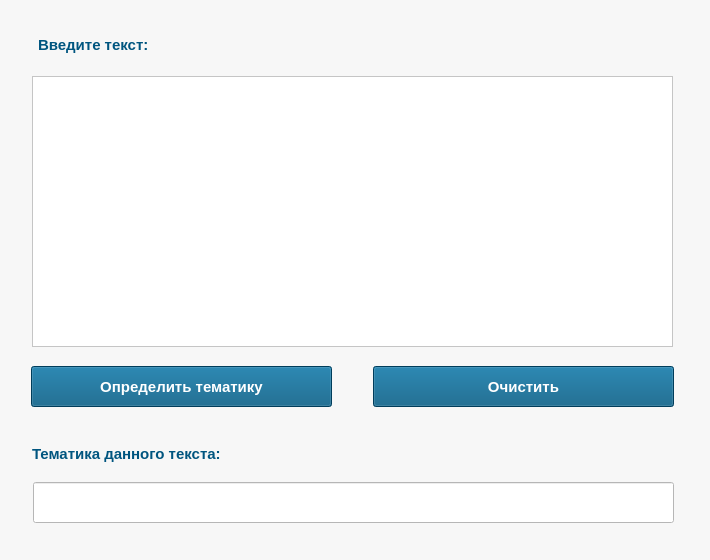
<?xml version="1.0" encoding="UTF-8"?>
<ui version="4.0">
 <class>MainWindow</class>
 <widget class="QMainWindow" name="MainWindow">
  <property name="enabled">
   <bool>true</bool>
  </property>
  <property name="geometry">
   <rect>
    <x>0</x>
    <y>0</y>
    <width>710</width>
    <height>560</height>
   </rect>
  </property>
  <property name="sizePolicy">
   <sizepolicy hsizetype="Preferred" vsizetype="Preferred">
    <horstretch>0</horstretch>
    <verstretch>0</verstretch>
   </sizepolicy>
  </property>
  <property name="minimumSize">
   <size>
    <width>710</width>
    <height>560</height>
   </size>
  </property>
  <property name="maximumSize">
   <size>
    <width>710</width>
    <height>560</height>
   </size>
  </property>
  <property name="windowTitle">
   <string>Классификатор текста</string>
  </property>
  <property name="styleSheet">
   <string notr="true">color: rgb(0, 85, 127);

background-color: rgb(247, 247, 247);</string>
  </property>
  <widget class="QWidget" name="centralwidget">
   <widget class="QLabel" name="label1">
    <property name="geometry">
     <rect>
      <x>38</x>
      <y>29</y>
      <width>381</width>
      <height>31</height>
     </rect>
    </property>
    <property name="sizePolicy">
     <sizepolicy hsizetype="Preferred" vsizetype="Preferred">
      <horstretch>0</horstretch>
      <verstretch>0</verstretch>
     </sizepolicy>
    </property>
    <property name="font">
     <font>
      <pointsize>11</pointsize>
      <weight>75</weight>
      <bold>true</bold>
     </font>
    </property>
    <property name="text">
     <string>Введите текст:</string>
    </property>
   </widget>
   <widget class="QLabel" name="label2">
    <property name="geometry">
     <rect>
      <x>32</x>
      <y>438</y>
      <width>401</width>
      <height>31</height>
     </rect>
    </property>
    <property name="font">
     <font>
      <pointsize>11</pointsize>
      <weight>75</weight>
      <bold>true</bold>
     </font>
    </property>
    <property name="text">
     <string>Тематика данного текста:</string>
    </property>
   </widget>
   <widget class="QLineEdit" name="LineEdit">
    <property name="geometry">
     <rect>
      <x>33</x>
      <y>482</y>
      <width>641</width>
      <height>41</height>
     </rect>
    </property>
    <property name="font">
     <font>
      <pointsize>10</pointsize>
     </font>
    </property>
    <property name="styleSheet">
     <string notr="true">background-color: rgb(255, 255, 255);
color: rgb(68, 68, 68);</string>
    </property>
    <property name="readOnly">
     <bool>true</bool>
    </property>
   </widget>
   <widget class="QPushButton" name="Button1">
    <property name="geometry">
     <rect>
      <x>31</x>
      <y>366</y>
      <width>301</width>
      <height>41</height>
     </rect>
    </property>
    <property name="font">
     <font>
      <pointsize>11</pointsize>
      <weight>75</weight>
      <bold>true</bold>
     </font>
    </property>
    <property name="styleSheet">
     <string notr="true">color: rgb(255, 255, 255);
background-color: rgb(0, 85, 127)</string>
    </property>
    <property name="text">
     <string>Определить тематику</string>
    </property>
   </widget>
   <widget class="QPushButton" name="Button2">
    <property name="geometry">
     <rect>
      <x>373</x>
      <y>366</y>
      <width>301</width>
      <height>41</height>
     </rect>
    </property>
    <property name="font">
     <font>
      <pointsize>11</pointsize>
      <weight>75</weight>
      <bold>true</bold>
     </font>
    </property>
    <property name="styleSheet">
     <string notr="true">color: rgb(255, 255, 255);
background-color: rgb(0, 85, 127)
</string>
    </property>
    <property name="text">
     <string>Очистить</string>
    </property>
   </widget>
   <widget class="QPlainTextEdit" name="TextEdit">
    <property name="geometry">
     <rect>
      <x>32</x>
      <y>76</y>
      <width>641</width>
      <height>271</height>
     </rect>
    </property>
    <property name="font">
     <font>
      <pointsize>10</pointsize>
     </font>
    </property>
    <property name="styleSheet">
     <string notr="true">background-color: rgb(255, 255, 255);
color: rgb(16, 16, 16);</string>
    </property>
   </widget>
  </widget>
  <widget class="QMenuBar" name="menubar">
   <property name="geometry">
    <rect>
     <x>0</x>
     <y>0</y>
     <width>710</width>
     <height>22</height>
    </rect>
   </property>
  </widget>
  <widget class="QStatusBar" name="statusbar"/>
 </widget>
 <resources/>
 <connections/>
</ui>
